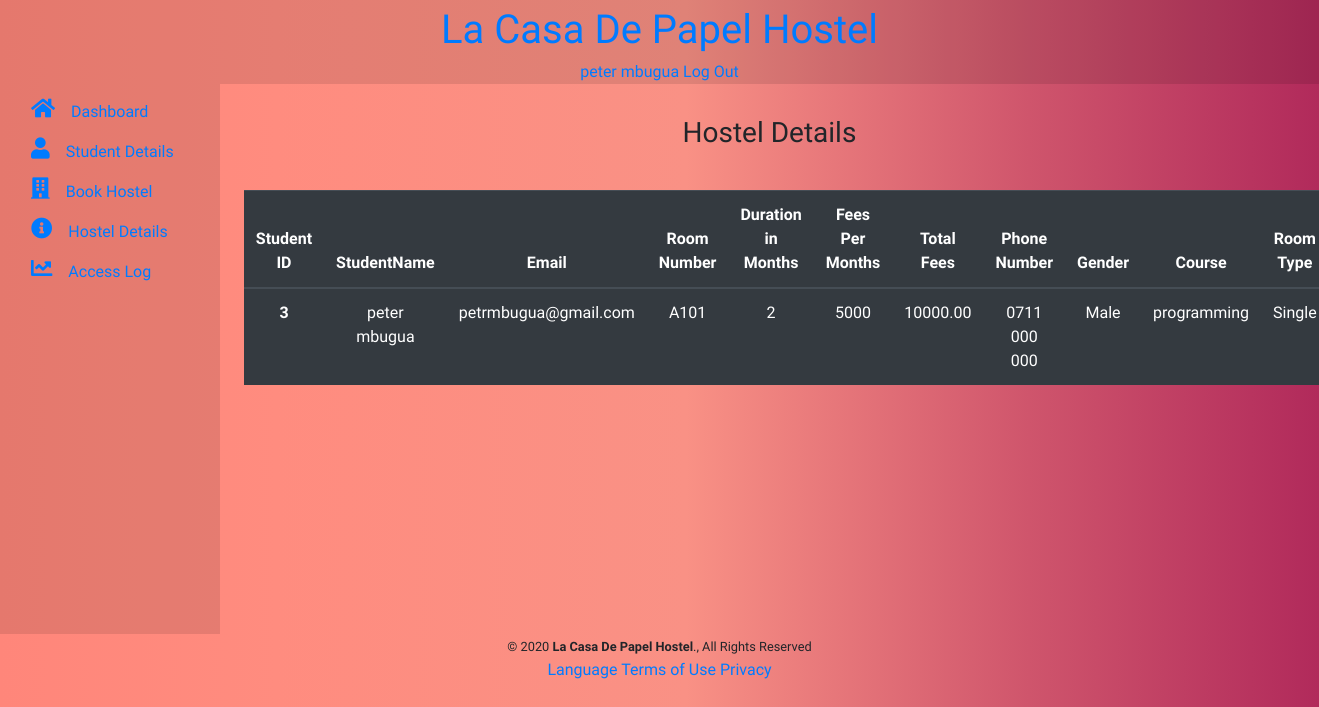
/hosteldetails.php (signed in), run on the app's committed database.
### tables this page shows
CREATE TABLE `student_register` (
  `student_id` int(11) NOT NULL,
  `name` varchar(100) NOT NULL,
  `username` varchar(100) NOT NULL,
  `email` varchar(100) NOT NULL,
  `phonenumber` varchar(50) NOT NULL,
  `course` varchar(100) NOT NULL,
  `gender` varchar(10) NOT NULL,
  `password` varchar(50) NOT NULL,
  `question` varchar(128) NOT NULL,
  `answer` varchar(128) NOT NULL,
  `createdat` timestamp NOT NULL DEFAULT current_timestamp() ON UPDATE current_timestamp(),
  `updatedat` timestamp NOT NULL DEFAULT current_timestamp()
);

CREATE TABLE `hostel_booking` (
  `booking_id` int(11) NOT NULL,
  `student_id` int(11) NOT NULL,
  `student_name` varchar(100) NOT NULL,
  `room_type` varchar(100) NOT NULL,
  `room_number` varchar(50) NOT NULL,
  `feespermonth` float NOT NULL,
  `duration` int(50) NOT NULL,
  `fees` float(10,2) NOT NULL,
  `email` varchar(255) NOT NULL,
  `phonenumber` varchar(255) NOT NULL,
  `gender` char(10) NOT NULL,
  `course` varchar(255) NOT NULL
);

### hosteldetails.php (the view, shortened to what this page needs)
<?php require_once 'db.php';
if (isset($_SESSION['email'])){
    $userLoggedIn = $_SESSION['email'];
    $user_details_query = mysqli_query($conn, "SELECT * FROM student_register WHERE email = '$userLoggedIn'");
    $user = mysqli_fetch_array($user_details_query);
}
?>
<?php require_once 'header.php' ?>
    <div id="particles-js"></div>
    <div class="container-fluid header">
        <nav class="db f3 dt-l w-100 border-box pa3 ph5-l">
            <div class="db dtc-l w-50-l tc tr-l">
                <a class="db dtc-l v-mid f3 mid-gray link dim w-100 w-25-l tc tl-l mb2 mb0-l link-head" href="#"
                    title="Home">
                    La Casa De Papel Hostel
                </a>
            </div>
            <div class="db dtc-l v-mid  w-50-l tc tr-l">
                <a class="link dim dark-gray f3 dib mr3 mr4-l" href="#" title="User"><?php echo $user['name']; ?> </a>
                <a class="link dim dark-gray f3 dib mr3 mr4-l" href="logout.php" title="Log Out">Log Out</a>
            </div>
        </nav>
    </div>
    <?php require_once 'sidebar.php' ?>
<main role="main" class="col-md-9 ml-sm-auto col-lg-10 px-4 shadow-5">
    <h3 class="text-center">Hostel Details</h3>
    <?php
                $sql = "SELECT *  FROM hostel_booking WHERE email = '$userLoggedIn'";
                $result = $conn->query($sql);
                if ($result->num_rows > 0) {
                while($row = $result->fetch_assoc()) {
            ?>
    <table class="table table-dark">
        <thead>
            <tr>
                <th scope="col">Student ID</th>
                <th scope="col">StudentName</th>
                <th scope="col">Email</th>
                <th scope="col">Room Number</th>
                <th scope="col">Duration in Months</th>
                <th scope="col">Fees Per Months</th>
                <th scope="col">Total Fees</th>
                <th scope="col">Phone Number</th>
                <th scope="col">Gender</th>
                <th scope="col">Course</th>
                <th scope="col">Room Type</th>
            </tr>
        </thead>
        <tbody>
            <tr>
                <th scope="row"><?php echo $row["student_id"]; ?></th>
                <td><?php echo $row["student_name"]; ?></td>
                <td><?php echo $row["email"]; ?></td>
                <td><?php echo $row["room_number"]; ?></td>
                <td><?php echo $row["duration"]; ?></td>
                <td><?php echo $row["feespermonth"]; ?></td>
                <td><?php echo $row["fees"]; ?></td>
                <td><?php echo $row["phonenumber"]; ?></td>
                <td><?php echo $row["gender"]; ?></td>
                <td><?php echo $row["course"]; ?></td>
                <td><?php echo $row["room_type"]; ?></td>
                <?php     }
                   } else {
                       echo "No Details Available";
                   }
                   ?>
            </tr>
        </tbody>
    </table>
 </main>
                </div>
                </div>
                <?php require_once 'footer.php' ?>

### header.php (shortened to what this page needs)
<!DOCTYPE html>
<html lang="en">
<head>
    <link rel="stylesheet" href="https://stackpath.bootstrapcdn.com/bootstrap/4.4.1/css/bootstrap.min.css"
>
        <link rel="stylesheet" href="https://use.fontawesome.com/releases/v5.11.2/css/all.css">
    <link rel="stylesheet" href="https://unpkg.com/tachyons@4.10.0/css/tachyons.min.css" />
    <link rel="stylesheet" href="assets/css/style.css">
</head>
<body>

### sidebar.php
<div class="container-fluid">
  <div class="row">
    <nav class="col-md-2 d-none d-md-block sidebar">
      <div class="sidebar-sticky">
        <ul class="nav flex-column">
            <li class="nav-item">
                <a class="nav-link active bg-animate black-80 hover-bg-lightest-blue" href="dashboard.php">
                <i class="fas fa-home fa-lg"></i>
                  Dashboard
                </a>
              </li>
          <li class="nav-item">
            <a class="nav-link bg-animate black-80 hover-bg-light-green" href="studentdetails.php">
              <i class="fas fa-user fa-lg"></i>
              Student Details
            </a>
          </li>
          <li class="nav-item">
            <a class="nav-link bg-animate black-80 hover-bg-light-blue" href="bookhostel.php">
                <i class="fas fa-building fa-lg"></i>
              Book Hostel
            </a>
          </li>
          <li class="nav-item">
            <a class="nav-link bg-animate black-80 hover-bg-light-pink" href="hosteldetails.php">
                <i class="fas fa-info-circle fa-lg"></i>
              Hostel Details
            </a>
          </li>
          <li class="nav-item">
            <a class="nav-link bg-animate black-80 hover-bg-light-yellow" href="accesslog.php">
                <i class="fas fa-chart-line fa-lg"></i>
              Access Log
            </a>
          </li>
        </ul>
      </div>
    </nav>

### footer.php (shortened to what this page needs)
<footer class="pv4 ph3 ph5-m ph6-l mid-gray">
        <small class="f6 db tc">© 2020 <b class="ttu">La Casa De Papel Hostel</b>., All Rights Reserved</small>
        <div class="tc mt3">
            <a href="/language/" title="Language" class="f6 dib ph2 link mid-gray dim">Language</a>
            <a href="/terms/" title="Terms" class="f6 dib ph2 link mid-gray dim">Terms of Use</a>
            <a href="/privacy/" title="Privacy" class="f6 dib ph2 link mid-gray dim">Privacy</a>
        </div>
    </footer>
</body>
</html>

### assets/css/style.css (style rules this page uses)
body { text-align: center; justify-content: center; background-image: linear-gradient(to right, #ff8177 0%, #ff867a 0%, #ff8c7f 21%, #f99185 52%, #cf556c 78%, #b12a5b 100%); font-family: 'Acme', sans-serif; }
#particles-js { position: fixed; top: 0; right: 0; bottom: 0; left: 0; z-index: -1; }
.link-head { font-size: 2.5rem; }
.header { background-color: rgba(0, 0, 0, .1); }
.sidebar-sticky { position: relative; top: 0; height: calc(100vh - 250px); padding-top: .5rem; overflow-x: hidden; overflow-y: auto; }
.sidebar-sticky i { padding-right: 1rem; float: left; }
.sidebar-sticky li { text-align: left; }
.sidebar { background-color: rgba(0, 0, 0, .1); }
h3 { padding: 2rem; }

### data on the page
student_register: name "peter mbugua"
hostel_booking: student "3", student_name "peter mbugua", email "petrmbugua@gmail.com", room_number "A101", duration "2", feespermonth "5000", fees "10000.00", phonenumber "0711 000 000", gender "Male", course "programming", room_type "Single"
